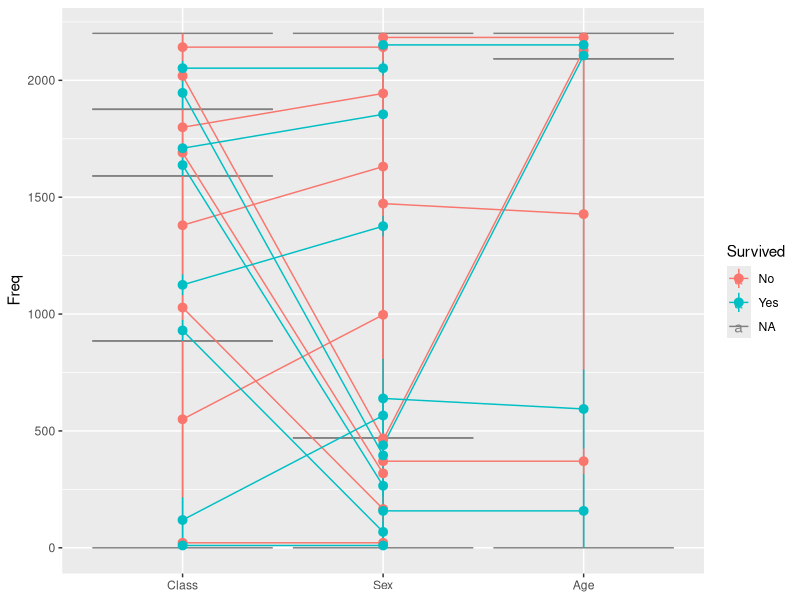
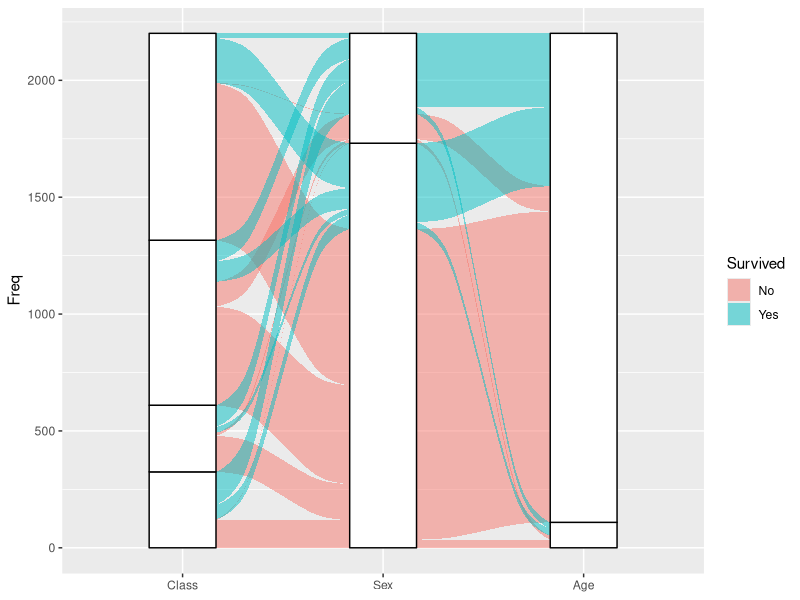
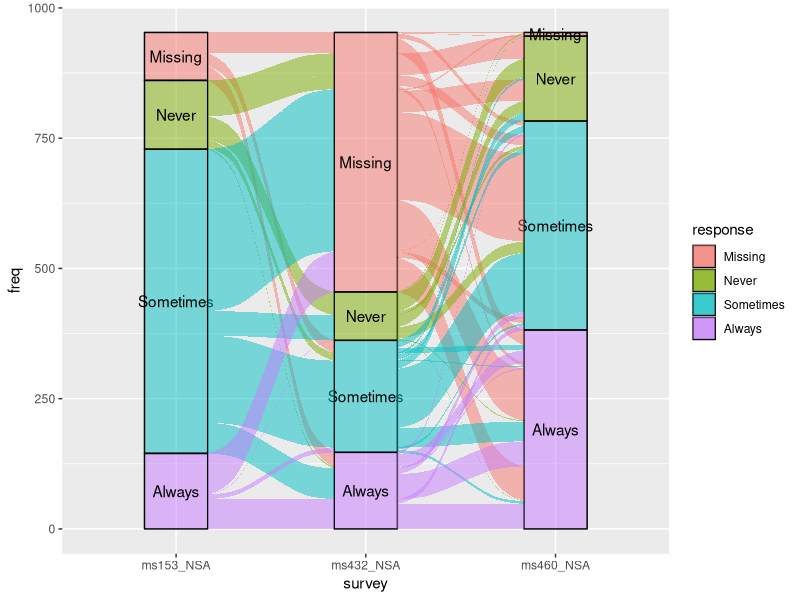
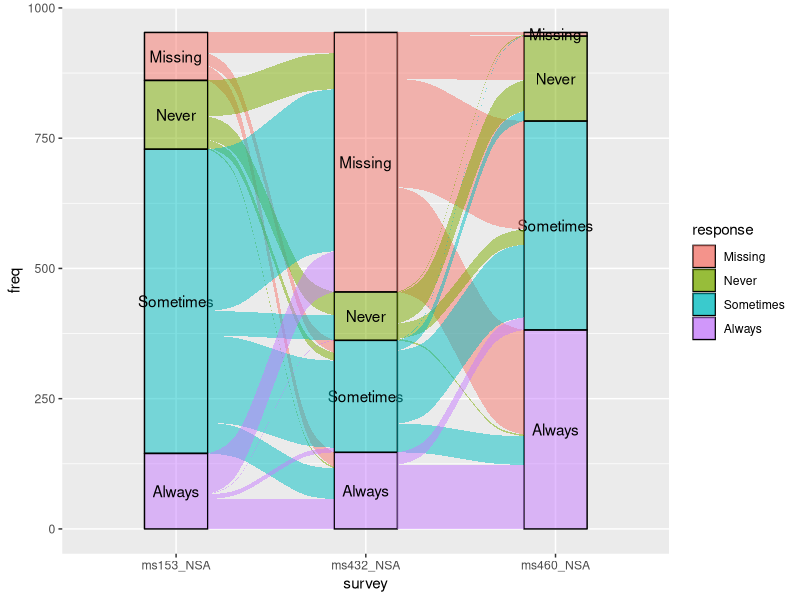
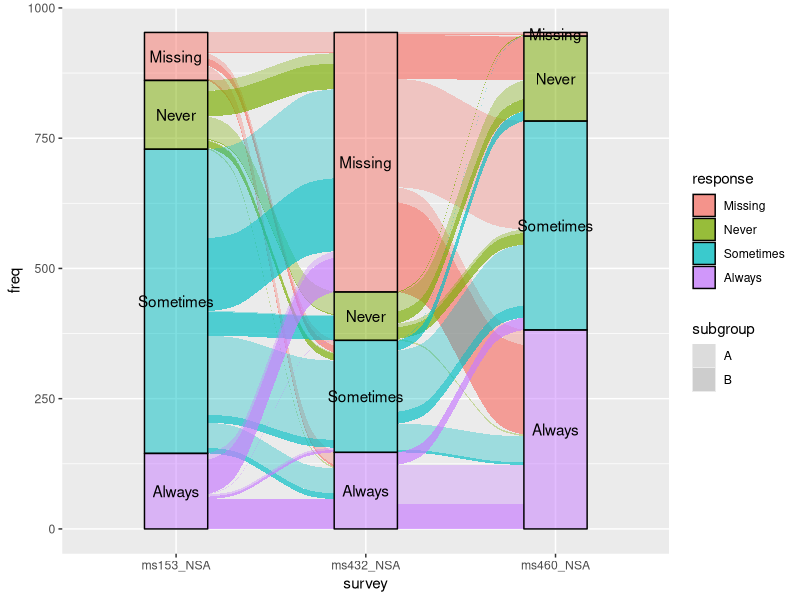
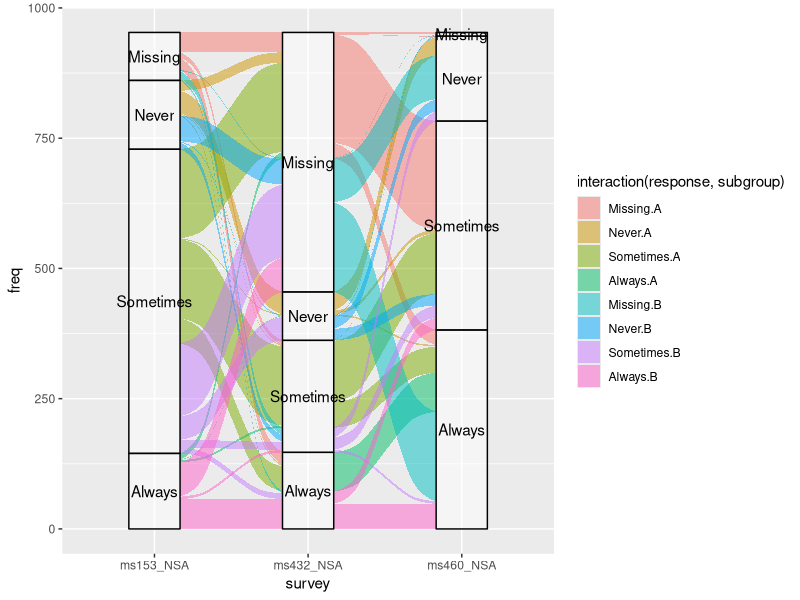
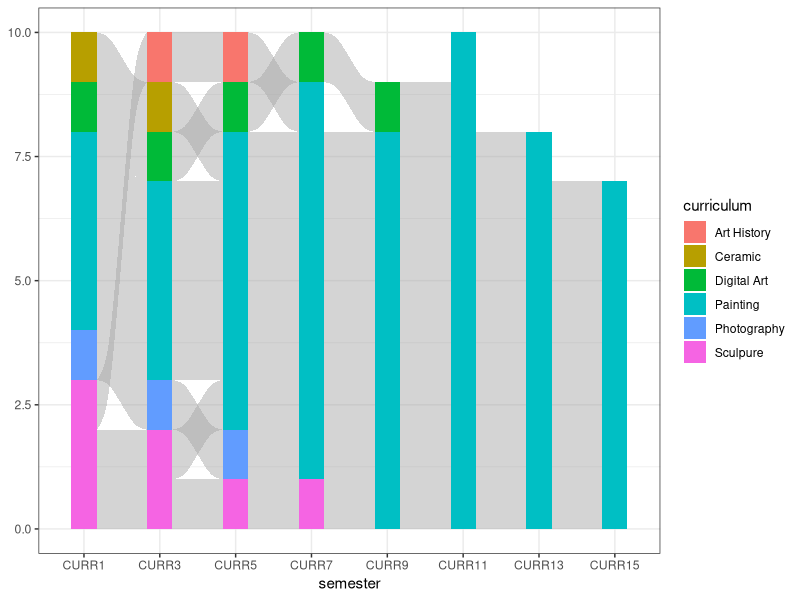

Write R code to recreate these figures, in order.
library(ggalluvial)


### Name: stat_flow
### Title: Flow positions
### Aliases: stat_flow

### ** Examples

# illustrate positioning
ggplot(as.data.frame(Titanic),
       aes(y = Freq,
           axis1 = Class, axis2 = Sex, axis3 = Age,
           color = Survived)) +
  stat_stratum(geom = "errorbar") +
  geom_line(stat = "flow") +
  stat_flow(geom = "pointrange") +
  geom_text(stat = "stratum", label.strata = TRUE) +
  scale_x_discrete(limits = c("Class", "Sex", "Age"))

# use of lode controls
ggplot(as.data.frame(Titanic),
       aes(y = Freq,
           axis1 = Class, axis2 = Sex, axis3 = Age)) +
  geom_flow(aes(fill = Survived), aes.bind = TRUE, reverse = FALSE) +
  geom_stratum(reverse = FALSE) +
  geom_text(stat = "stratum", label.strata = TRUE, reverse = FALSE) +
  scale_x_discrete(limits = c("Class", "Sex", "Age"))

data(vaccinations)
gg <- ggplot(vaccinations,
             aes(x = survey, stratum = response, alluvium = subject,
                 y = freq, fill = response)) +
  geom_stratum(alpha = .5) +
  geom_text(aes(label = response), stat = "stratum")
# rightward alluvial aesthetics for vaccine survey data
gg + geom_flow(stat = "alluvium", lode.guidance = "rightward")
# memoryless flows for vaccine survey data
gg + geom_flow()

# aesthetics that vary betwween and within strata
data(vaccinations)
vaccinations$subgroup <- LETTERS[1:2][rbinom(
  n = length(unique(vaccinations$subject)), size = 1, prob = .5
) + 1][vaccinations$subject]
ggplot(vaccinations,
       aes(x = survey, stratum = response, alluvium = subject,
           y = freq, fill = response, label = response)) +
  geom_flow(aes(alpha = subgroup)) +
  scale_alpha_discrete(range = c(1/3, 2/3)) +
  geom_stratum(alpha = .5) +
  geom_text(stat = "stratum")
# can even set aesthetics that vary both ways
ggplot(vaccinations,
       aes(x = survey, stratum = response, alluvium = subject,
           y = freq, label = response)) +
  geom_flow(aes(fill = interaction(response, subgroup)), aes.bind = TRUE) +
  scale_alpha_discrete(range = c(1/3, 2/3)) +
  geom_stratum(alpha = .5) +
  geom_text(stat = "stratum")

data(majors)
# omit missing lodes and incident flows
ggplot(majors,
       aes(x = semester, stratum = curriculum, alluvium = student)) +
  geom_flow(fill = "darkgrey", na.rm = TRUE) +
  geom_stratum(aes(fill = curriculum), color = NA, na.rm = TRUE) +
  theme_bw()
